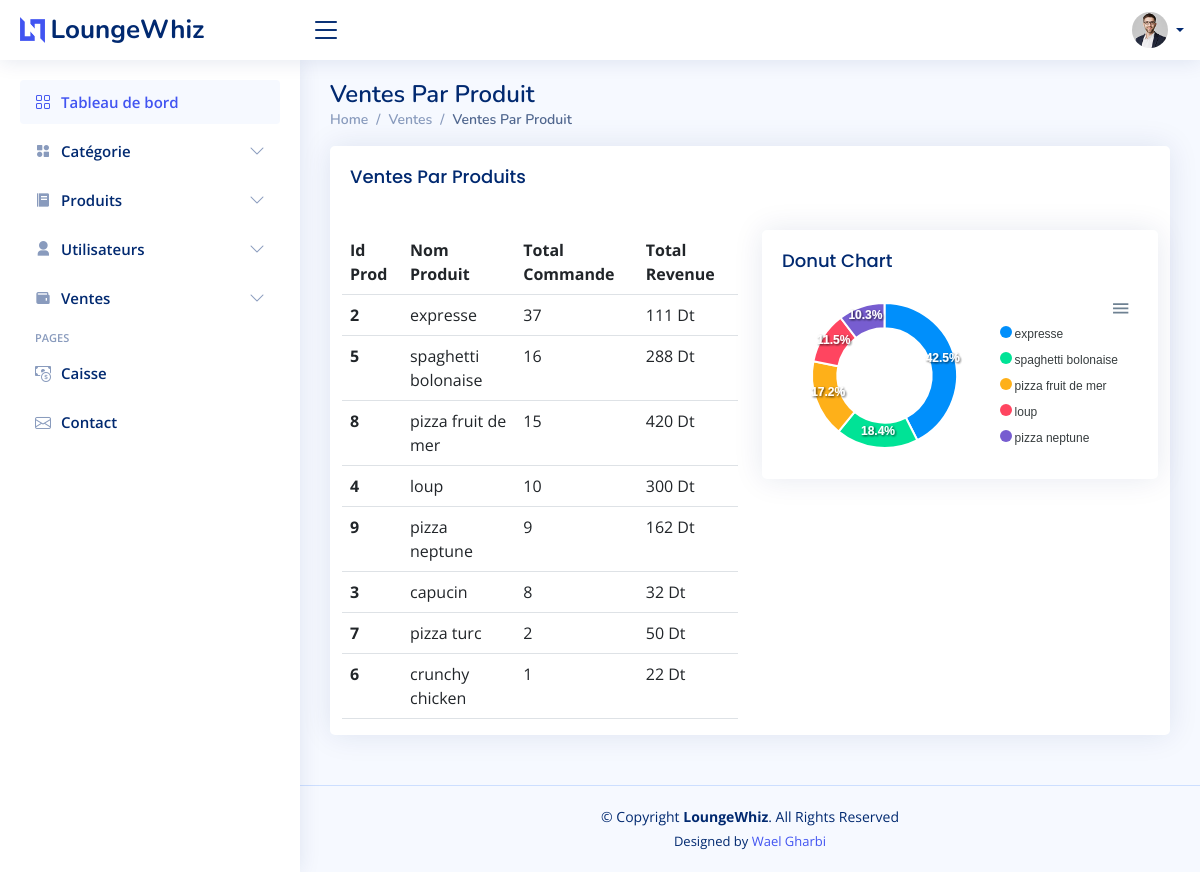
Page /salesP.php on the committed database.
### tables this page shows
CREATE TABLE `produit` (
  `id_p` int(3) NOT NULL,
  `nom_cat` varchar(20) NOT NULL,
  `nom_p` varchar(20) NOT NULL,
  `prix` decimal(7,0) NOT NULL,
  `photo` varchar(60) NOT NULL,
  `desc` varchar(60) NOT NULL
);

### salesP.php (the view, shortened to what this page needs)
<?php
include_once('assets/php/db_connect.php');
?>
<!DOCTYPE html>
<html lang="en">
<head>
  <link href="assets/vendor/bootstrap/css/bootstrap.min.css" rel="stylesheet">
  <link href="assets/vendor/bootstrap-icons/bootstrap-icons.css" rel="stylesheet">
  <link href="assets/vendor/boxicons/css/boxicons.min.css" rel="stylesheet">
  <link href="assets/vendor/quill/quill.snow.css" rel="stylesheet">
  <link href="assets/vendor/quill/quill.bubble.css" rel="stylesheet">
  <link href="assets/vendor/remixicon/remixicon.css" rel="stylesheet">
  <link href="assets/vendor/simple-datatables/style.css" rel="stylesheet">
  <link href="assets/css/style.css" rel="stylesheet">
</head>
<body>
  <?php
  include('assets/php/header.php');
  include('assets/php/side.php');
  ?>
  <main id="main" class="main">
    <div class="pagetitle">
      <h1>Ventes Par Produit</h1>
      <nav>
        <ol class="breadcrumb">
          <li class="breadcrumb-item"><a href="admin_index.php">Home</a></li>
          <li class="breadcrumb-item">Ventes</li>
          <li class="breadcrumb-item active">Ventes Par Produit</li>
        </ol>
      </nav>
    </div>
    <section class="section">
      <div class="row">
        <div class="col-lg-12">
          <div class="card">
            <div class="card-body">
              <h5 class="card-title">Ventes Par Produits</h5>
            </div>
            <div class="container">
              <div class="row">
                <div class="col-lg-6">
                  <table class="table table-hover">
                    <thead>
                      <tr>
                        <th scope="col">Id Prod</th>
                        <th scope="col">Nom Produit</th>
                        <th scope="col">Total Commande</th>
                        <th scope="col">Total Revenue</th>
                      </tr>
                    </thead>
                    <tbody>
                      <?php
                      $req03 = "SELECT id_p, SUM(qte) as total_qte FROM `produit_commande` GROUP BY id_p ORDER BY total_qte DESC";
                      $query03 = @mysqli_query($connect, $req03);
                      while ($res03 = @mysqli_fetch_assoc($query03)) {
                        $IdProd = $res03['id_p']; ?>
                        <tr>
                          <?php
                          $req04 = "SELECT * FROM `produit` WHERE `id_p` = '$IdProd'";
                          $query04 = @mysqli_query($connect, $req04);
                          while ($res04 = @mysqli_fetch_assoc($query04)) { ?>
                            <th scope="row"><?php echo $res04['id_p'] ?></th>
                            <td><?php echo $res04['nom_p'] ?></td>
                            <td><?php echo $res03['total_qte'] ?></td>
                            <td><?php echo $res03['total_qte'] * $res04['prix'] . " Dt"?></td>
                          <?php }
                          ?>
                        </tr>
                      <?php }
                      ?>
                    </tbody>
                  </table>
                </div>
                <div class="col-lg-6">
                  <div class="card">
                    <div class="card-body">
                      <h5 class="card-title">Donut Chart</h5>
                      <div id="donutChart"></div>
                    </div>
                  </div>
                </div>
              </div>
            </div>
          </div>
        </div>
      </div>
    </section>
  </main>
  <?php
  include('assets/php/footer.php');
  ?>
</body>
</html>

### assets/css/style.css (style rules this page uses)
:root { scroll-behavior: smooth; }
body { font-family: "Open Sans", sans-serif; background: #f6f9ff; color: #444444; }
a { color: #4154f1; text-decoration: none; }
h1, h2, h3, h4, h5, h6 { font-family: "Nunito", sans-serif; }
#main { margin-top: 60px; padding: 20px 30px; transition: all 0.3s; }
.pagetitle { margin-bottom: 10px; }
.pagetitle h1 { font-size: 24px; margin-bottom: 0; font-weight: 600; color: #012970; }
.card { margin-bottom: 30px; border: none; border-radius: 5px; box-shadow: 0px 0 30px rgba(1, 41, 112, 0.1); }
.card-title { padding: 20px 0 15px 0; font-size: 18px; font-weight: 500; color: #012970; font-family: "Poppins", sans-serif; }
.card-body { padding: 0 20px 20px 20px; }
.breadcrumb { font-size: 14px; font-family: "Nunito", sans-serif; color: #899bbd; font-weight: 600; }
.breadcrumb a { color: #899bbd; transition: 0.3s; }
.breadcrumb .breadcrumb-item::before { color: #899bbd; }
.breadcrumb .active { color: #51678f; font-weight: 600; }
@media (min-width: 1200px) { #main, #footer { margin-left: 300px; } }

### rows in the picture
produit: id_p "2", nom_p "expresse", total_qte "37", prix "111"
produit: id_p "5", nom_p "spaghetti bolonaise", total_qte "16", prix "288"
produit: id_p "8", nom_p "pizza fruit de mer", total_qte "15", prix "420"
produit: id_p "4", nom_p "loup", total_qte "10", prix "300"
produit: id_p "9", nom_p "pizza neptune", total_qte "9", prix "162"
produit: id_p "3", nom_p "capucin", total_qte "8", prix "32"
produit: id_p "7", nom_p "pizza turc", total_qte "2", prix "50"
produit: id_p "6", nom_p "crunchy chicken", total_qte "1", prix "22"
